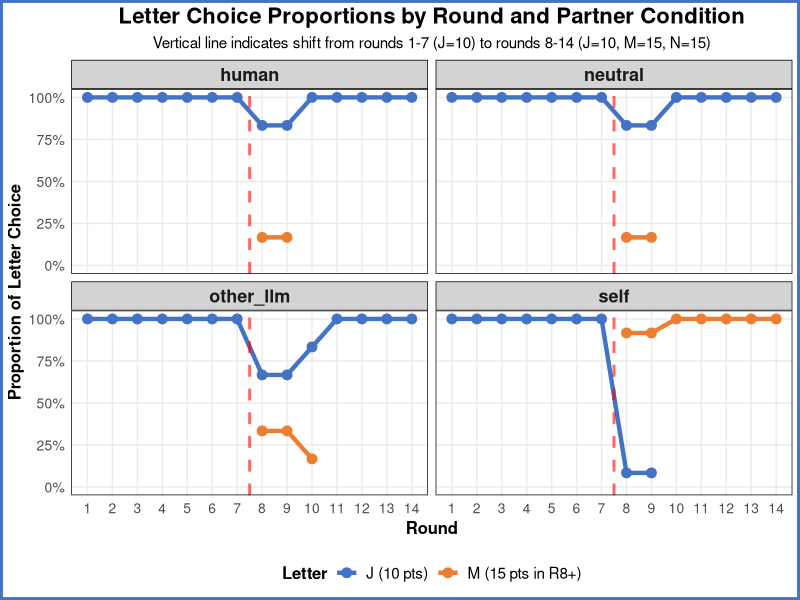

R code for this plot:
library(tidyverse)
library(ggplot2)
library(scales)
library(gridExtra)

setwd("/Users/calypsocalcott/LLM_Coordination")

# Load data (combine LLM-only and human-condition runs)
df_llm   <- read_csv("results/name_game_LLM_feedback_MN_20260507_134935.csv",
                     show_col_types = FALSE)
df_human <- read_csv("results/name_game_LLM_feedback_MN_HUMAN_20260507_212952.csv",
                     show_col_types = FALSE)
df <- bind_rows(df_llm, df_human)

cat("================================================================================\n")
cat("NAME GAME COORDINATION ANALYSIS\n")
cat("================================================================================\n")
cat(sprintf("\nDataset: %d total rows across %d trials\n", nrow(df), n_distinct(df$trial)))
cat(sprintf("Partner conditions: %s\n", paste(unique(df$partner_condition), collapse = ", ")))
cat(sprintf("Rounds per trial: %d\n", max(df$round)))

# Long-form player choices (used throughout)
df_long <- df %>%
  select(trial, partner_condition, round, p1:p6) %>%
  pivot_longer(p1:p6, names_to = "player", values_to = "choice")

# Phase labels
df <- df %>% mutate(phase = if_else(round <= 7, "Rounds 1-7 (J only)", "Rounds 8-14 (J/M/N)"))
df_long <- df_long %>%
  left_join(df %>% select(trial, round, phase) %>% distinct(), by = c("trial", "round"))


# ==============================================================================
# 1. OVERALL MATCHING RATES
# ==============================================================================

cat("\n================================================================================\n")
cat("1. OVERALL MATCHING RATES\n")
cat("================================================================================\n")

cat(sprintf("\nOverall matching rate: %.1f%%\n", mean(df$matched) * 100))

condition_matches <- df %>%
  group_by(partner_condition) %>%
  summarise(
    match_rate  = mean(matched),
    matches     = sum(matched),
    total_rounds = n(),
    .groups = "drop"
  )
cat("\nMatching rate by partner condition:\n")
print(condition_matches)

round_matches <- df %>%
  group_by(round) %>%
  summarise(match_rate = mean(matched), .groups = "drop")
cat("\nMatching rate by round:\n")
print(round_matches, n = 14)


# ==============================================================================
# 2. LETTER CHOICE DISTRIBUTION
# ==============================================================================

cat("\n================================================================================\n")
cat("2. LETTER CHOICE DISTRIBUTION\n")
cat("================================================================================\n")

cat("\nOverall letter distribution:\n")
print(sort(table(df_long$choice), decreasing = TRUE))

cat("\nRounds 1-7 (J=10, others=0):\n")
print(sort(table(df_long$choice[df_long$round <= 7]), decreasing = TRUE))

cat("\nRounds 8-14 (J=10, M=15, N=15):\n")
print(sort(table(df_long$choice[df_long$round >= 8]), decreasing = TRUE))


# ==============================================================================
# 3. SWITCHING BEHAVIOR AT ROUND 8
# ==============================================================================

cat("\n================================================================================\n")
cat("3. SWITCHING BEHAVIOR AT ROUND 8\n")
cat("================================================================================\n")

round8 <- df %>% filter(round == 8)
cat(sprintf("\nRound 8 letter choices across %d trials:\n", nrow(round8)))

round8 %>%
  rowwise() %>%
  mutate(
    choice_dist = list(table(c(p1, p2, p3, p4, p5, p6))),
    summary = paste(names(choice_dist), "=", as.integer(choice_dist), collapse = ", ")
  ) %>%
  ungroup() %>%
  select(trial, partner_condition, summary, matched) %>%
  mutate(result = if_else(matched, "MATCHED", "NO MATCH")) %>%
  { cat(paste(sprintf("  Trial %d (%s): %s [%s]",
                      .$trial, .$partner_condition, .$summary, .$result),
             collapse = "\n"), "\n") }


# ==============================================================================
# 4. CONVERGENCE ANALYSIS
# ==============================================================================

cat("\n================================================================================\n")
cat("4. CONVERGENCE ANALYSIS\n")
cat("================================================================================\n")

convergence_times <- df %>%
  arrange(trial, round) %>%
  group_by(trial) %>%
  mutate(
    mismatch_start = if_else(!matched & lag(matched, default = TRUE), round, NA_real_),
    converge_round = if_else(matched & !lag(matched, default = TRUE), round, NA_real_)
  ) %>%
  summarise(
    mismatch_starts = list(na.omit(mismatch_start)),
    converge_rounds = list(na.omit(converge_round)),
    .groups = "drop"
  ) %>%
  rowwise() %>%
  mutate(
    n_pairs = min(length(mismatch_starts), length(converge_rounds)),
    conv_times = list(
      if (n_pairs > 0)
        converge_rounds[seq_len(n_pairs)] - mismatch_starts[seq_len(n_pairs)]
      else
        integer(0)
    )
  ) %>%
  pull(conv_times) %>%
  unlist()

if (length(convergence_times) > 0) {
  cat(sprintf("\nAverage rounds to reconverge after mismatch: %.2f\n",
              mean(convergence_times)))
  cat("Convergence time distribution:\n")
  print(sort(table(convergence_times)))
} else {
  cat("\nNo convergence events detected (all rounds matched or never reconverged)\n")
}


# ==============================================================================
# 5. POINTS EARNED ANALYSIS
# ==============================================================================

cat("\n================================================================================\n")
cat("5. POINTS EARNED ANALYSIS\n")
cat("================================================================================\n")

final_scores <- df %>%
  filter(round == 14) %>%
  select(trial, partner_condition, p1_total:p6_total) %>%
  rowwise() %>%
  mutate(avg_score = mean(c_across(p1_total:p6_total))) %>%
  ungroup()

cat("\nFinal scores by trial:\n")
final_scores %>%
  { cat(paste(sprintf("  Trial %d (%s): %.0f points",
                      .$trial, .$partner_condition, .$avg_score),
             collapse = "\n"), "\n") }

cat("\nAverage final score by partner condition:\n")
final_scores %>%
  group_by(partner_condition) %>%
  summarise(
    avg_score = mean(c_across(p1_total:p6_total), na.rm = TRUE),
    .groups = "drop"
  ) %>%
  print()

max_J_only  <- 14 * 10
max_optimal <- 7 * 10 + 7 * 15
cat(sprintf("\nMaximum possible scores:\n"))
cat(sprintf("  J only (all 14 rounds): %d points\n", max_J_only))
cat(sprintf("  Optimal (J in 1-7, M/N in 8-14): %d points\n", max_optimal))


# ==============================================================================
# 6. REASONING ANALYSIS
# ==============================================================================

cat("\n================================================================================\n")
cat("6. REASONING PATTERNS\n")
cat("================================================================================\n")

reasoning_cols <- paste0("p", 1:6, "_reasoning")
total_possible <- nrow(df) * 6
total_reasoning <- df %>%
  select(all_of(reasoning_cols)) %>%
  summarise(across(everything(), ~ sum(!is.na(.) & . != ""))) %>%
  rowSums()

cat(sprintf("\nTotal reasoning entries: %d out of %d possible (%.1f%%)\n",
            total_reasoning, total_possible, total_reasoning / total_possible * 100))

cat("\nSample reasoning from Round 8 (decision point for M/N):\n")
df %>%
  filter(round == 8) %>%
  slice_head(n = 2) %>%
  rowwise() %>%
  group_walk(function(row, key) {
    cat(sprintf("\nTrial %d (%s):\n", row$trial, row$partner_condition))
    for (i in 1:6) {
      r <- row[[paste0("p", i, "_reasoning")]]
      if (!is.na(r) && nchar(trimws(r)) > 0) {
        cat(sprintf("  Player %d chose %s: %s...\n",
                    i, row[[paste0("p", i)]], substr(r, 1, 150)))
        break
      }
    }
  })


# ==============================================================================
# 7. VISUALIZATION
# ==============================================================================

cat("\n================================================================================\n")
cat("7. GENERATING VISUALIZATIONS\n")
cat("================================================================================\n")

letter_by_round <- df_long %>%
  group_by(round, choice) %>%
  summarise(n = n(), .groups = "drop") %>%
  group_by(round) %>%
  mutate(proportion = n / sum(n)) %>%
  filter(choice %in% c("J", "M", "N"))

letter_colors <- c("J" = "#1f77b4", "M" = "#ff7f0e", "N" = "#2ca02c")
phase_line <- geom_vline(xintercept = 7.5, color = "red",
                         linetype = "dashed", alpha = 0.6)
x_scale <- scale_x_continuous(breaks = 1:14)

# Plot 1: Matching rate by round
p1 <- ggplot(round_matches, aes(x = round, y = match_rate)) +
  geom_col(fill = "steelblue") +
  phase_line +
  x_scale +
  scale_y_continuous(labels = percent, limits = c(0, 1.1)) +
  labs(title = "Matching Rate by Round",
       x = "Round", y = "Match Rate") +
  theme_minimal() +
  theme(plot.title = element_text(face = "bold", size = 13))

# Plot 2: Letter choice proportions over time
p2 <- ggplot(letter_by_round,
             aes(x = round, y = proportion, color = choice, group = choice)) +
  geom_line(linewidth = 1.1) +
  geom_point(size = 2) +
  phase_line +
  x_scale +
  scale_color_manual(values = letter_colors,
                     labels = c("J" = "J (10 pts)",
                                "M" = "M (15 pts R8+)",
                                "N" = "N (15 pts R8+)")) +
  scale_y_continuous(labels = percent, limits = c(0, 1)) +
  labs(title = "Letter Choice Proportions Over Rounds",
       x = "Round", y = "Proportion", color = "Letter") +
  theme_minimal() +
  theme(plot.title = element_text(face = "bold", size = 13),
        legend.position = "bottom")

# Plot 3: Matching rate by condition
p3 <- ggplot(condition_matches,
             aes(x = reorder(partner_condition, match_rate), y = match_rate)) +
  geom_col(fill = "coral") +
  scale_y_continuous(labels = percent, limits = c(0, 1.1)) +
  labs(title = "Matching Rate by Partner Condition",
       x = "Partner Condition", y = "Match Rate") +
  theme_minimal() +
  theme(plot.title = element_text(face = "bold", size = 13),
        axis.text.x = element_text(angle = 30, hjust = 1))

# Plot 4: Final score distribution by condition
score_long <- final_scores %>%
  pivot_longer(p1_total:p6_total, names_to = "player", values_to = "score")

p4 <- ggplot(score_long, aes(x = partner_condition, y = score)) +
  geom_boxplot(fill = "lightblue", outlier.shape = 21) +
  geom_hline(yintercept = max_optimal, color = "green",
             linetype = "dashed", alpha = 0.7) +
  geom_hline(yintercept = max_J_only, color = "orange",
             linetype = "dashed", alpha = 0.7) +
  annotate("text", x = 0.6, y = max_optimal + 3, label = "Optimal (175)",
           color = "darkgreen", size = 3, hjust = 0) +
  annotate("text", x = 0.6, y = max_J_only + 3, label = "J-only (140)",
           color = "darkorange", size = 3, hjust = 0) +
  labs(title = "Final Score Distribution by Condition",
       x = "Partner Condition", y = "Final Score") +
  theme_minimal() +
  theme(plot.title = element_text(face = "bold", size = 13),
        axis.text.x = element_text(angle = 30, hjust = 1))

print(arrangeGrob(p1, p2, p3, p4, ncol = 2,
                  top = "Name Game Coordination Analysis"))

# Plot 5: Switching behavior (J vs M/N) by condition over all 14 rounds
panel_theme <- theme_minimal() +
  theme(
    plot.title       = element_text(face = "bold", size = 16, hjust = 0.5),
    plot.subtitle    = element_text(size = 11, hjust = 0.5),
    strip.text       = element_text(face = "bold", size = 13),
    strip.background = element_rect(fill = "lightgray", color = "black"),
    legend.position  = "bottom",
    legend.title     = element_text(face = "bold", size = 12),
    legend.text      = element_text(size = 11),
    axis.title       = element_text(face = "bold", size = 12),
    axis.text        = element_text(size = 10),
    panel.grid.minor = element_blank(),
    panel.border     = element_rect(color = "black", fill = NA, linewidth = 0.5),
    plot.background  = element_rect(color = "#4472C4", linewidth = 2, fill = NA)
  )

switching <- df_long %>%
  mutate(letter_group = case_when(
    choice == "J" ~ "J",
    choice %in% c("M", "N") ~ "M",
    TRUE ~ NA_character_
  )) %>%
  filter(!is.na(letter_group)) %>%
  group_by(partner_condition, round, letter_group) %>%
  summarise(n = n(), .groups = "drop") %>%
  group_by(partner_condition, round) %>%
  mutate(proportion = n / sum(n)) %>%
  ungroup()

p5 <- ggplot(switching,
             aes(x = round, y = proportion,
                 color = letter_group, group = letter_group)) +
  geom_line(linewidth = 1.5) +
  geom_point(size = 3) +
  facet_wrap(~ partner_condition, ncol = 2) +
  geom_vline(xintercept = 7.5, color = "red", linetype = "dashed", linewidth = 1, alpha = 0.6) +
  scale_x_continuous(breaks = 1:14) +
  scale_y_continuous(labels = percent, limits = c(0, 1),
                     breaks = seq(0, 1, 0.25)) +
  scale_color_manual(
    values = c("J" = "#4472C4", "M" = "#ED7D31"),
    labels = c("J" = "J (10 pts)", "M" = "M (15 pts in R8+)")
  ) +
  labs(
    title    = "Letter Choice Proportions by Round and Partner Condition",
    subtitle = "Vertical line indicates shift from rounds 1-7 (J=10) to rounds 8-14 (J=10, M=15, N=15)",
    x        = "Round",
    y        = "Proportion of Letter Choice",
    color    = "Letter"
  ) +
  panel_theme

print(p5)


# ==============================================================================
# 8. SUMMARY STATISTICS
# ==============================================================================

cat("\n================================================================================\n")
cat("8. SUMMARY STATISTICS\n")
cat("================================================================================\n")

rounds_1_7  <- df %>% filter(round <= 7)
rounds_8_14 <- df %>% filter(round >= 8)
most_common <- names(sort(table(df_long$choice), decreasing = TRUE))[1]

cat(sprintf("
  Total trials:              %d
  Total rounds:              %d
  Overall match rate:        %.1f%%
  Match rate rounds 1-7:     %.1f%%
  Match rate rounds 8-14:    %.1f%%
  Most common letter:        %s
  Average final score:       %.1f
  Optimal score achieved:    %s
",
  n_distinct(df$trial),
  nrow(df),
  mean(df$matched) * 100,
  mean(rounds_1_7$matched) * 100,
  mean(rounds_8_14$matched) * 100,
  most_common,
  mean(final_scores$avg_score),
  if_else(any(final_scores$avg_score >= max_optimal), "Yes", "No")
))

cat("================================================================================\n")
cat("ANALYSIS COMPLETE\n")
cat("================================================================================\n")
